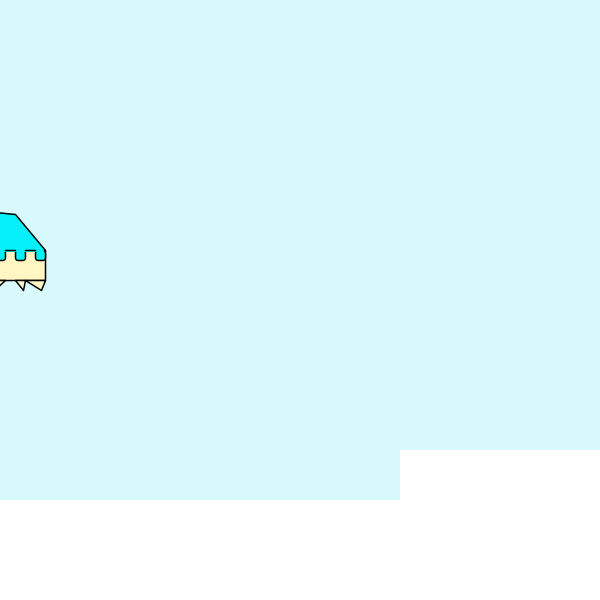
Frame 1 (no input)
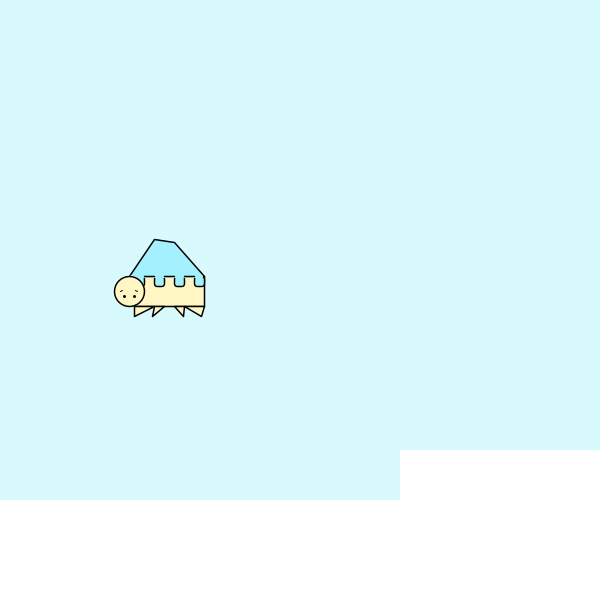
Frame 60 (the mouse pressed at the canvas centre just before this capture)
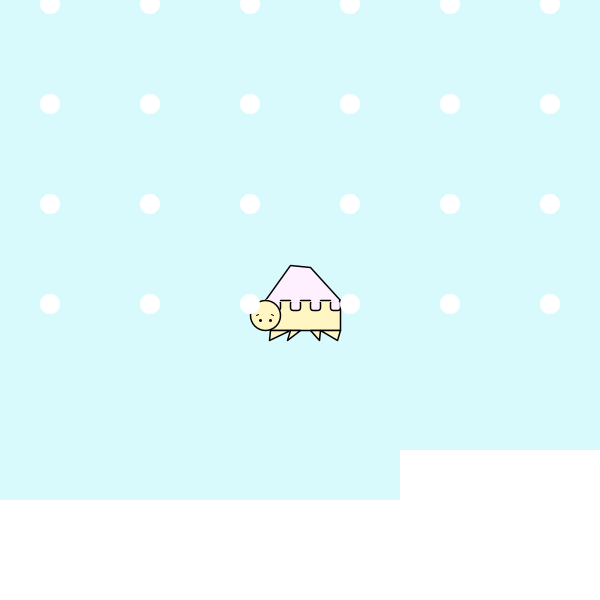
Frame 120 (the mouse held since frame 60 and released just before this capture)

The Processing sketch that drew these frames (run headless with seeded random() and noise(); from frame 60 on, the mouse is pressed at the canvas centre):

// Processing sketch: processing_107040
// ── processing_107040.pde

float x, y;
float vx, vy;
float ay;
float al;

void setup() {
  size(600, 600) ;
  
  x =5 ;
  y =250;
  vx = 2;
  vy = 2;
  ay = 0.5 ;
  al=height/2;
}





void draw() {
  background(#D9FAFC);
  fill(255);
  strokeJoin(ROUND);
  noStroke();
  rect(0, 500, 400, 100);
  rect(400, 450, 600, 450);







 chara(int(x), int(y));

x = x + vx ;
y = y + vy ;





if (x > 560) { vx=-vx;
x=560;
}
if (x <50) { vx=-vx;
x=50;
}
if (y >560) { vy=-vy;
y=560;
}
if (y <40) { vy=-vy;
y=40;
}

vy = vy + ay ;
if (mousePressed) { 
  if ((mouseX > x-50) && (mouseX < x+50) && (mouseY > y-50) && (mouseY <y+50)) { 

    x = mouseX ;
    y = mouseY ;

    vx = 0 ;
    vy = 0 ;
    
 
 haikei(int(x),int(y));
al=al+2;
if(al<0){

al=height;
  
}
  }
}
}

void mouseReleased() {

  vx = mouseX - pmouseX ;  
  vy = mouseY - pmouseY ;

  vx = vx * 0.5 ;
  vy = vy * 0.5 ;
}


void chara(int a,int b) {
  pushMatrix();
  translate(a-50,b-50);
 
  strokeWeight(1.5);
  fill(a,240,b);
  stroke(0, 0, 0);
  //karadaue
  quad(15, 50, 40,b/20, 60, b/17, 90, 50);
  fill(255, 246, 196);
  //karadasita
  quad(20, 50, 90, 50, 90, 80, 20, 80);
  fill(a,240,b);
  //moyou
  rect(20, 50, 10, 10, 3);
  rect(40, 50, 10, 10, 3);
  rect(60, 50, 10, 10, 3);
  rect(80, 50, 10, 10, 3);
  stroke(0, 0, 0);
  fill(255, 246, 196);
  //asi
  triangle(20, 80, 40, 80, map(b,500,10,13,30), 90);
  triangle(40, 80, 50, 80, map(b,500,10,33,45), 90);
  triangle(60, 80, 70, 80, map(b,10,500,65,73), 90);
  triangle(70, 80, 90, 80, map(b,10,500,80,93), 90);
  stroke(a,240,b);
  strokeWeight(3);
  line(17, 50, 87, 50);
  stroke(0, 0, 0);
  //moyou2
  strokeWeight(1.5);
  line(30, 50, 40, 50);
  line(50, 50, 60, 50);
  line(70, 50, 80, 50);
  //kao
  ellipse(15, 65, 30, 30);
  //me
  stroke(0, 0, 0);
  strokeWeight(1);
  //pushMatrix();
  line(6.3, map(b,40,400,63,67), 8.3, 64);
  line(21.3,64, 23.3, map(b,40,400,63,67));
  //popMatrix();
  strokeWeight(3);
  point(10, 70);
  point(20, 70);
  
  popMatrix();
  
}
void haikei(int a,int b) {
  pushMatrix();


for (int j = 0; j < 50; j++) {
  for (int i = 0; i < 50; i++) {
    noStroke();
    fill(255);
    ellipse(50 + 100 * i, al-100*j, 20, 20);

  }
}
popMatrix();
  
}
